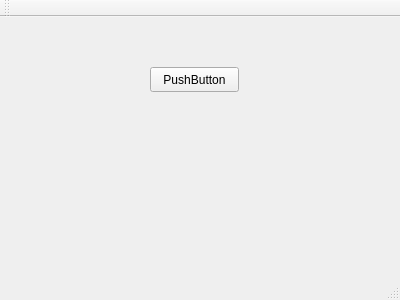
<?xml version="1.0" encoding="UTF-8"?>
<ui version="4.0">
 <class>MainWindow</class>
 <widget class="QMainWindow" name="MainWindow">
  <property name="geometry">
   <rect>
    <x>0</x>
    <y>0</y>
    <width>400</width>
    <height>300</height>
   </rect>
  </property>
  <property name="windowTitle">
   <string>MainWindow</string>
  </property>
  <widget class="QWidget" name="centralWidget">
   <widget class="QPushButton" name="pushButton">
    <property name="geometry">
     <rect>
      <x>150</x>
      <y>50</y>
      <width>89</width>
      <height>25</height>
     </rect>
    </property>
    <property name="text">
     <string>PushButton</string>
    </property>
   </widget>
  </widget>
  <widget class="QMenuBar" name="menuBar">
   <property name="geometry">
    <rect>
     <x>0</x>
     <y>0</y>
     <width>400</width>
     <height>28</height>
    </rect>
   </property>
  </widget>
  <widget class="QToolBar" name="mainToolBar">
   <attribute name="toolBarArea">
    <enum>TopToolBarArea</enum>
   </attribute>
   <attribute name="toolBarBreak">
    <bool>false</bool>
   </attribute>
  </widget>
  <widget class="QStatusBar" name="statusBar"/>
 </widget>
 <layoutdefault spacing="6" margin="11"/>
 <resources/>
 <connections/>
</ui>
